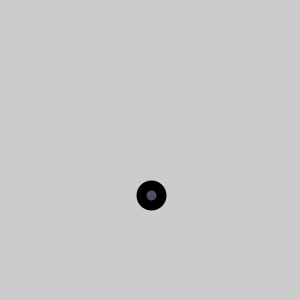
Frame 1 (no input)
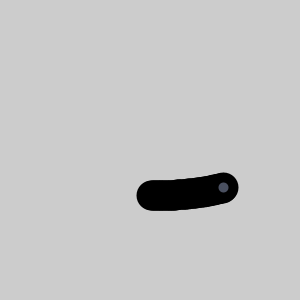
Frame 60 (the mouse pressed at the canvas centre just before this capture)
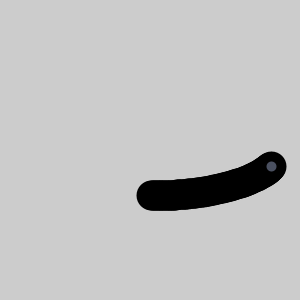
Frame 120 (the mouse held since frame 60 and released just before this capture)

The Processing sketch that drew these frames (run headless with seeded random() and noise(); from frame 60 on, the mouse is pressed at the canvas centre):

// Processing sketch: processing_186679
// ── processing_186679.pde

float i = 0;
void setup() {
  size(300, 300);
}
void draw() {
  //background(36);
i=i+0.01;
float posicionX = 130*sin(i);
float posicionY = 46*cos(i);
  fill(74,80,96);
strokeWeight(10);
  ellipse(width/2+posicionX, height/2+posicionY, 20, 20);
}
